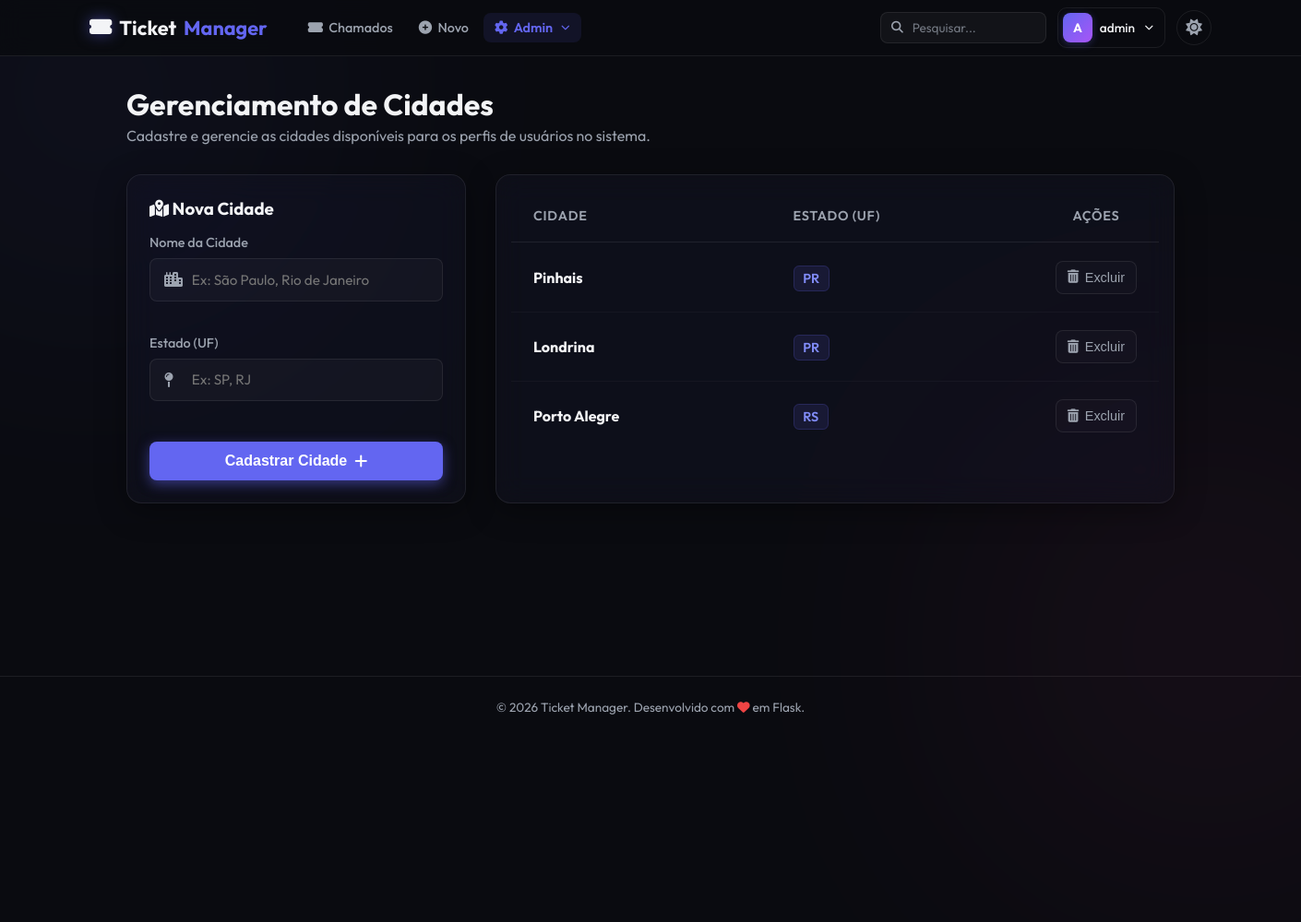
/cities (signed in), run on the app's committed database.
### models.py (models this page shows)
class Cidade(db.Model):
    __tablename__ = "cidades"
    id = db.Column(db.Integer, primary_key=True)
    nome = db.Column(db.String(100), nullable=False, unique=True)
    estado = db.Column(db.String(2), nullable=False)

### app.py (the view)
@app.route('/cities')
@admin_required
def list_cities():
    return controllers.list_cities_controller()

### app.py (called while the page is built)
def admin_required(f):
    @wraps(f)
    def decorated_function(*args, **kwargs):
        if 'user_id' not in session:
            flash('Você precisa fazer login para acessar esta página.', 'danger')
            return redirect(url_for('login'))
        usuario = Usuario.query.get(session['user_id'])
        if not usuario or usuario.tipo_perfil != 'Admin':
            flash('Acesso negado: esta página é restrita para administradores.', 'danger')
            return redirect(url_for('list_tickets'))
        return f(*args, **kwargs)
    return decorated_function

### controllers.py (called while the page is built)
def list_cities_controller():
    cidades = Cidade.query.all()
    return render_template('cities.html', cidades=cidades)

### models.py (called while the page is built)
    @property
    def tipo_perfil(self):
        if self.perfis:
            return self.perfis[0].tipo_perfil
        return "Cliente"

### templates/cities.html (shortened to what this page needs)
{% extends 'base.html' %}
{% block content %}
<div class="container">
    <div class="page-header">
        <div>
            <h1>Gerenciamento de Cidades</h1>
            <p class="subtitle">Cadastre e gerencie as cidades disponíveis para os perfis de usuários no sistema.</p>
        </div>
    </div>
    <div class="form-row form-grid-cities">
        <div class="glass-card" style="padding: 1.5rem; height: fit-content;">
            <h3 style="color: var(--text-primary); margin-bottom: 1rem;"><i class="fa-solid fa-map-location-dot"></i> Nova Cidade</h3>
            <form action="{{ url_for('create_city') }}" method="POST" class="form-group">
                <div class="input-wrapper" style="margin-bottom: 1rem;">
                    <label for="nome">Nome da Cidade</label>
                    <div class="input-icon-group">
                        <i class="fa-solid fa-city input-icon"></i>
                        <input type="text" id="nome" name="nome" required placeholder="Ex: São Paulo, Rio de Janeiro">
                    </div>
                </div>
                <div class="input-wrapper" style="margin-bottom: 1.5rem;">
                    <label for="estado">Estado (UF)</label>
                    <div class="input-icon-group">
                        <i class="fa-solid fa-map-pin input-icon"></i>
                        <input type="text" id="estado" name="estado" maxlength="2" required placeholder="Ex: SP, RJ">
                    </div>
                </div>
                <button type="submit" class="btn-primary" style="width: 100%;">
                    Cadastrar Cidade <i class="fa-solid fa-plus"></i>
                </button>
            </form>
        </div>
        <div class="glass-card table-responsive" style="padding: 1rem;">
            <table class="data-table">
                <thead>
                    <tr>
                        <th>Cidade</th>
                        <th>Estado (UF)</th>
                        <th class="text-center" style="width: 100px;">Ações</th>
                    </tr>
                </thead>
                <tbody>
                    {% for cidade in cidades %}
                        <tr>
                            <td data-label="Cidade">
                                <strong style="color: var(--text-primary);">{{ cidade.nome }}</strong>
                            </td>
                            <td data-label="Estado (UF)">
                                <span class="badge badge-username" style="font-size: 0.9rem;">{{ cidade.estado }}</span>
                            </td>
                            <td data-label="Ações">
                                <div class="action-buttons">
                                    <form action="{{ url_for('delete_city', city_id=cidade.id) }}" method="POST" onsubmit="return confirm('Tem certeza que deseja excluir a cidade {{ cidade.nome }}?');" style="display:inline;">
                                        <button type="submit" class="btn-action btn-delete" title="Excluir Cidade">
                                            <i class="fa-solid fa-trash-can"></i> Excluir
                                        </button>
                                    </form>
                                </div>
                            </td>
                        </tr>
                    {% endfor %}
                </tbody>
            </table>
        </div>
    </div>
</div>
{% endblock %}

### static/css/style.css (style rules this page uses)
:root { --bg-dark: #0a0b10; --bg-sidebar: rgba(10, 11, 16, 0.85); --bg-card: rgba(20, 22, 35, 0.45); --border-color: rgba(255, 255, 255, 0.08); --border-glow: rgba(99, 102, 241, 0.2); --text-primary: #f3f4f6; --text-secondary: #9ca3af; --primary: #6366f1; --primary-hover: #4f46e5; --primary-glow: rgba(99, 102, 241, 0.5); --secondary: #4b5563; --secondary-hover: #374151; --danger: #ef4444; --danger-hover: #dc2626; --danger-glow: rgba(239, 68, 68, 0.3); --success: #10b981; --success-glow: rgba(16, 185, 129, 0.2); --font-family: 'Outfit', sans-serif; --transition-smooth: all 0.3s cubic-bezier(0.4, 0, 0.2, 1); }
* { margin: 0; padding: 0; box-sizing: border-box; }
body { background-color: var(--bg-dark); color: var(--text-primary); font-family: var(--font-family); min-height: 100vh; display: flex; flex-direction: column; overflow-x: hidden; position: relative; transition: background-color 0.3s ease, color 0.3s ease, border-color 0.3s ease; }
.btn-primary { display: inline-flex; align-items: center; justify-content: center; gap: 0.5rem; background-color: var(--primary); color: white; padding: 0.75rem 1.5rem; border: none; border-radius: 8px; font-size: 1rem; font-weight: 600; cursor: pointer; box-shadow: 0 4px 14px var(--primary-glow); transition: var(--transition-smooth); }
.glass-card { background: var(--bg-card); backdrop-filter: blur(16px) saturate(180%); -webkit-backdrop-filter: blur(16px) saturate(180%); border: 1px solid var(--border-color); border-radius: 16px; box-shadow: 0 8px 32px 0 rgba(0, 0, 0, 0.37); transition: var(--transition-smooth); }
.form-group { display: flex; flex-direction: column; gap: 1.25rem; }
.form-row { display: grid; grid-template-columns: 1fr 1fr; gap: 1rem; }
.form-grid-cities, .form-grid-categories { display: grid; grid-template-columns: 1fr 2fr; gap: 2rem; }
.input-wrapper { display: flex; flex-direction: column; gap: 0.5rem; }
.input-wrapper label { font-size: 0.9rem; font-weight: 500; color: var(--text-secondary); }
.input-icon-group { position: relative; display: flex; align-items: center; }
.input-icon { position: absolute; left: 1rem; color: var(--text-secondary); transition: var(--transition-smooth); }
.input-icon-group input { width: 100%; padding: 0.8rem 1rem 0.8rem 2.8rem; background-color: rgba(255, 255, 255, 0.03); border: 1px solid var(--border-color); border-radius: 8px; color: var(--text-primary); font-family: var(--font-family); font-size: 0.95rem; transition: var(--transition-smooth); }
.container { max-width: 1200px; margin: 2rem auto; padding: 0 2rem; flex-grow: 1; width: 100%; }
.page-header { display: flex; justify-content: space-between; align-items: center; margin-bottom: 2rem; }
.page-header h1 { font-size: 2rem; font-weight: 700; }
.subtitle { color: var(--text-secondary); margin-top: 0.25rem; }
.table-responsive { overflow-x: auto; }
.data-table { width: 100%; border-collapse: collapse; text-align: left; }
.data-table th, .data-table td { padding: 1.2rem 1.5rem; }
.data-table th { font-weight: 600; color: var(--text-secondary); border-bottom: 1px solid var(--border-color); font-size: 0.9rem; text-transform: uppercase; letter-spacing: 0.05em; }
.data-table tbody tr { border-bottom: 1px solid rgba(255, 255, 255, 0.03); transition: var(--transition-smooth); }
.data-table tbody tr:last-child { border-bottom: none; }
.badge { padding: 0.25rem 0.6rem; border-radius: 6px; font-size: 0.8rem; font-weight: 600; }
.badge-username { background-color: rgba(99, 102, 241, 0.12); color: #818cf8; border: 1px solid rgba(99, 102, 241, 0.2); }
.action-buttons { display: flex; justify-content: center; gap: 0.75rem; }
.btn-action { min-width: 36px; height: 36px; padding: 0 0.75rem; border-radius: 8px; border: 1px solid var(--border-color); background-color: rgba(255, 255, 255, 0.02); color: var(--text-secondary); display: inline-flex; align-items: center; justify-content: center; gap: 0.4rem; cursor: pointer; font-size: 0.9rem; font-weight: 500; transition: var(--transition-smooth); text-decoration: none; }
.text-center { text-align: center; }

### data on the page
Cidade: nome "Pinhais", estado "PR"
Cidade: nome "Londrina", estado "PR"
Cidade: nome "Porto Alegre", estado "RS"

### other printed values
{{ session.get('username', '?')[0] | upper }} "A"
{{ session.get('username') }} "admin"
